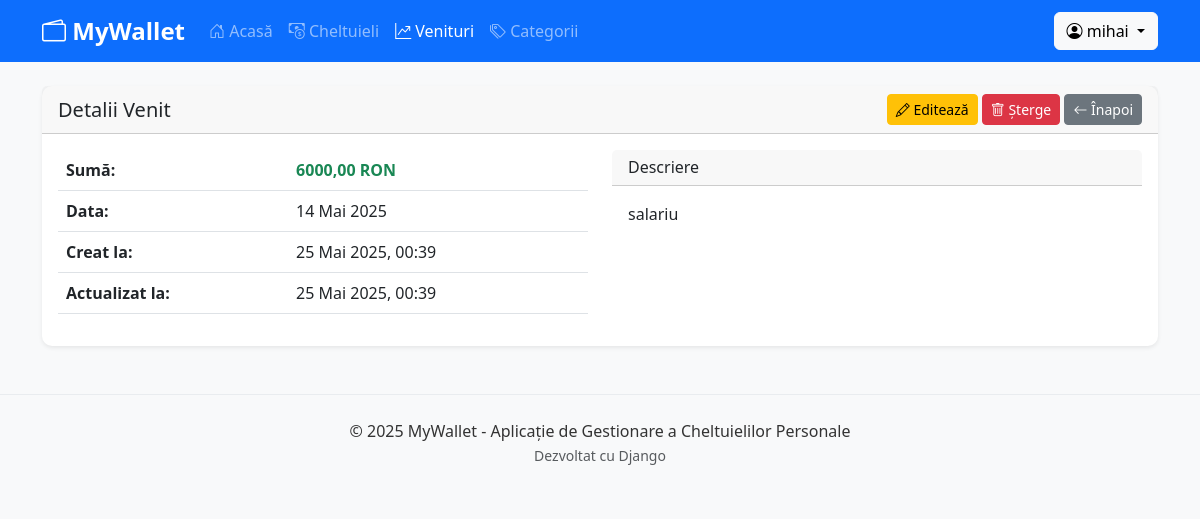
Screenshot of /incomes/2/ (signed in) with the database file from the repository.
### app_expenses/models.py (models this page shows, shortened)
class Income(models.Model):
    user = models.ForeignKey(User, on_delete=models.CASCADE)
    amount = models.DecimalField(max_digits=10, decimal_places=2)
    date = models.DateField()
    description = models.TextField(blank=True)
    created_at = models.DateTimeField(auto_now_add=True)
    updated_at = models.DateTimeField(auto_now=True)

### app_expenses/views.py (the view)
# urls.py: path('incomes/<int:pk>/', views.IncomeDetailView.as_view(), name='income-detail'),
class IncomeDetailView(LoginRequiredMixin, DetailView):
    model = Income
    template_name = 'income/income_detail.html'
    context_object_name = 'income'
    def get_queryset(self):
        return Income.objects.filter(user=self.request.user)

### templates/income/income_detail.html
{% extends 'base.html' %}
{% load static %}
{% block content %}
<div class="row mb-4">
    <div class="col-md-12">
        <div class="card shadow-sm">
            <div class="card-header d-flex justify-content-between align-items-center">
                <h5 class="mb-0">Detalii Venit</h5>
                <div>
                    <a href="{% url 'income-update' income.id %}" class="btn btn-sm btn-warning">
                        <i class="bi bi-pencil"></i> Editează
                    </a>
                    <a href="{% url 'income-delete' income.id %}" class="btn btn-sm btn-danger">
                        <i class="bi bi-trash"></i> Șterge
                    </a>
                    <a href="{% url 'income-list' %}" class="btn btn-sm btn-secondary">
                        <i class="bi bi-arrow-left"></i> Înapoi
                    </a>
                </div>
            </div>
            <div class="card-body">
                <div class="row">
                    <div class="col-md-6">
                        <table class="table">
                            <tr>
                                <th>Sumă:</th>
                                <td class="text-success fw-bold">{{ income.amount|floatformat:2 }} RON</td>
                            </tr>
                            <tr>
                                <th>Data:</th>
                                <td>{{ income.date }}</td>
                            </tr>
                            <tr>
                                <th>Creat la:</th>
                                <td>{{ income.created_at }}</td>
                            </tr>
                            <tr>
                                <th>Actualizat la:</th>
                                <td>{{ income.updated_at }}</td>
                            </tr>
                        </table>
                    </div>
                    <div class="col-md-6">
                        <div class="card">
                            <div class="card-header">
                                <h6 class="mb-0">Descriere</h6>
                            </div>
                            <div class="card-body">
                                {% if income.description %}
                                    {{ income.description|linebreaks }}
                                {% else %}
                                    <p class="text-muted">Nicio descriere disponibilă</p>
                                {% endif %}
                            </div>
                        </div>
                    </div>
                </div>
            </div>
        </div>
    </div>
</div>
{% endblock %}

### templates/base.html (shortened to what this page needs)
{% load static %}
<!DOCTYPE html>
<html lang="ro">
<head>
    <link href="https://cdn.jsdelivr.net/npm/bootstrap@5.3.0-alpha1/dist/css/bootstrap.min.css" rel="stylesheet">
    <link rel="stylesheet" href="https://cdn.jsdelivr.net/npm/bootstrap-icons@1.8.1/font/bootstrap-icons.css">
    <link rel="stylesheet" href="{% static 'css/styles.css' %}">
</head>
<body>
<nav class="navbar navbar-expand-lg navbar-dark bg-primary">
    <div class="container">
        <a class="navbar-brand" href="{% url 'dashboard' %}">
            <i class="bi bi-wallet2"></i> MyWallet
        </a>
        <div class="collapse navbar-collapse" id="navbarNav">
            <ul class="navbar-nav me-auto">
                <li class="nav-item">
                    <a class="nav-link {% if request.path == '/' %}active{% endif %}" href="{% url 'dashboard' %}">
                        <i class="bi bi-house-door"></i> Acasă
                    </a>
                </li>
                <li class="nav-item">
                    <a class="nav-link {% if '/expenses/' in request.path %}active{% endif %}" href="{% url 'expense-list' %}">
                        <i class="bi bi-cash-coin"></i> Cheltuieli
                    </a>
                </li>
                <li class="nav-item">
                    <a class="nav-link {% if '/incomes/' in request.path %}active{% endif %}" href="{% url 'income-list' %}">
                        <i class="bi bi-graph-up-arrow"></i> Venituri
                    </a>
                </li>
                <li class="nav-item">
                    <a class="nav-link {% if '/categories/' in request.path %}active{% endif %}" href="{% url 'category-list' %}">
                        <i class="bi bi-tags"></i> Categorii
                    </a>
                </li>
            </ul>
            {% if user.is_authenticated %}
            <div class="dropdown">
                <button class="btn btn-light dropdown-toggle" type="button" id="userDropdown" data-bs-toggle="dropdown">
                    <i class="bi bi-person-circle"></i> {{ user.username }}
                </button>
            </div>
            {% else %}
                <a class="btn btn-outline-light ms-2" href="{% url 'login' %}">
                    <i class="bi bi-box-arrow-in-right"></i> Autentificare
                </a>
                <a class="btn btn-light ms-2" href="{% url 'register' %}"><i class="bi bi-person-plus"></i> Înregistrare</a>
            {% endif %}
        </div>
    </div>
</nav>
<div class="container mt-4">
    {% block content %}{% endblock %}
</div>
<footer class="bg-light py-4 mt-5">
    <div class="container text-center">
        <p class="mb-0">© 2025 MyWallet - Aplicație de Gestionare a Cheltuielilor Personale</p>
        <small class="text-muted">Dezvoltat cu Django</small>
    </div>
</footer>
</body>
</html>

### static/css/styles.css (style rules this page uses)
body { font-family: 'Segoe UI', Tahoma, Geneva, Verdana, sans-serif; background-color: #f8f9fa; color: #333; }
.navbar-brand { font-weight: bold; font-size: 1.5rem; }
.card { border-radius: 10px; border: none; transition: transform 0.3s, box-shadow 0.3s; }
.shadow-sm { box-shadow: 0 .125rem .25rem rgba(0, 0, 0, .075); }
footer { border-top: 1px solid #e9ecef; }

### rows the page displays
Income: amount "6000,00", date "14 Mai 2025", created_at "25 Mai 2025, 00:39", updated_at "25 Mai 2025, 00:39", description "salariu"

### other values shown
{{ user.username }} "mihai"
